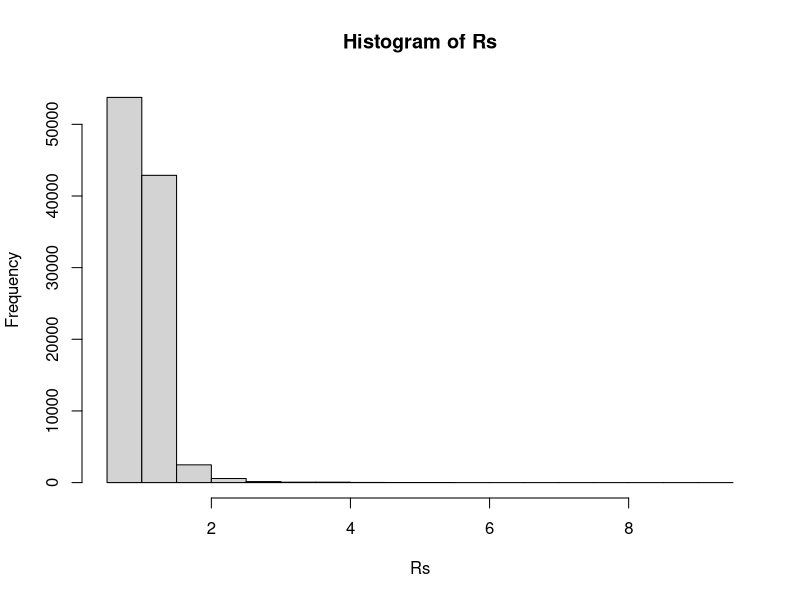
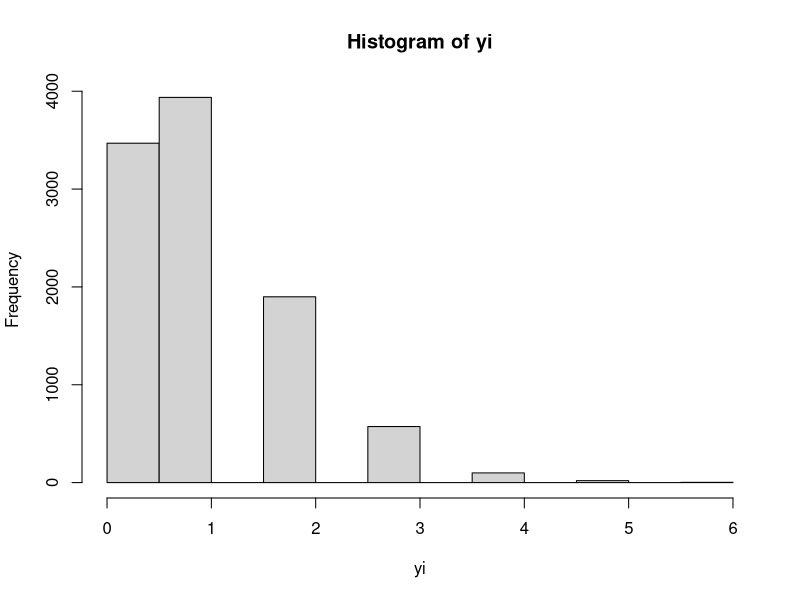

Source code (R) for these figures, in order: (Note: a time limit stopped this script after it produced the figures.)
lam_null=.1
lam_alt=1
n=10
trials=10
num_R=100000
Rs=matrix(ncol=1,nrow=0)
for (i in 1:num_R){
  xi=rbinom(n,trials,lam_null)
  num=1/((exp(n*lam_alt))*prod(factorial(xi)))
  den=prod(choose(n,xi))*(lam_null^sum(xi))*((1-lam_null)^(n^2-sum(xi)))
  R=num/den
  Rs=rbind(R,Rs)
}
print(max(Rs))
hist(Rs)
(sum(Rs>2.56)/num_R)
yi=rbinom(10000,trials,lam_null)
hist(yi)
P_Value=matrix(ncol=1,nrow=0)
for (i in 1:num_R){
  l=sum(yi>Rs[i])/10000
  P_Value=rbind(P_Value,l)
}
hist(P_Value)
#Alternative Hypothesis
Ras=matrix(ncol=1,nrow=0)
for (i in 1:num_R){
  xai=rpois(n,lam_alt)
  num=1/((exp(n*lam_alt))*prod(factorial(xai)))
  den=prod(choose(n,xai))*(lam_null^sum(xai))*((1-lam_null)^(n^2-sum(xai)))
  R=num/den
  Ras=rbind(R,Ras)
}
print(max(Ras))
hist(Ras)
(sum(Ras>2.56)/num_R)
yai=rpois(10000,lam_alt)
hist(yai)
P_Value_a=matrix(ncol=1,nrow=0)
for (i in 1:num_R){
  l=sum(yai>Ras[i])/10000
  P_Value_a=rbind(P_Value_a,l)
}
hist(P_Value_a)
